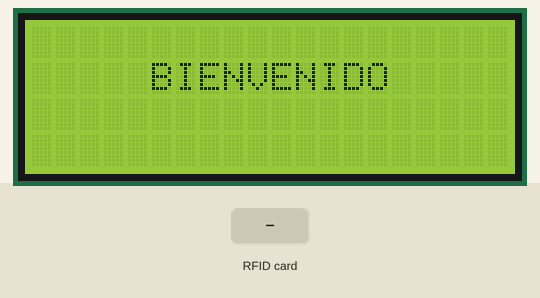
The sketch below on a simulated Arduino Uno, built with avr-gcc and run on an emulated ATmega328P. Shown: 20×4 character LCD. Inputs (shaded band) come from the test bench. The local clock reads 2024-03-15 10:24:30 at power-on unless the sketch sets it; what the sketch prints to the serial monitor is not drawn.

Above: at 0.2 s.
At 3.3 s:
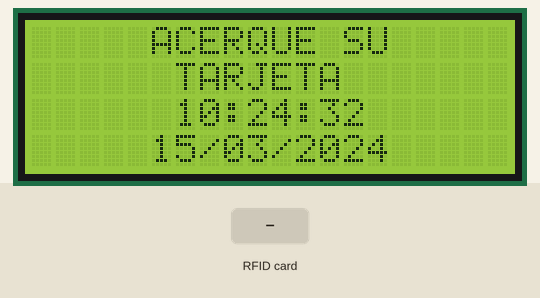
3.4 s: RFID card 5E 7A 19 C4 held to the reader
At 4.2 s:
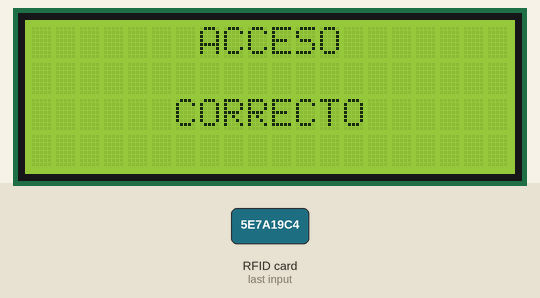
Timing chart, 0 to 6.4 s (numbered marks = the images above; inputs shaded):
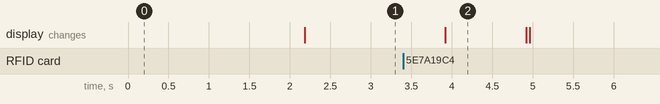

The sketch:

CIRCUITO_COMPLETO.ino
```cpp
#include <Wire.h>
#include <SPI.h>
#include <Adafruit_PN532.h>//Librería utilizada para NFC
#include <SPI.h>
#include <Wire.h>
#include <LiquidCrystal_I2C.h>
#include "RTClib.h"
RTC_DS1307 rtc;//Variable que asignamos al modulo RTC
LiquidCrystal_I2C lcd(0x27, 20, 4);
#define PN532_IRQ   (2)//Puerto IRQ a utilizar en arduino
#define PN532_RESET (3)//Puerto RESET a utilizar en arduino
Adafruit_PN532 nfc(PN532_IRQ, PN532_RESET);//Conexión IRQ y RESET a utiizar
String mensaje;
String Mensaje = "";
void setup(void) {
  //Serial.begin(115200);
  Serial.begin(9600);//Velocidad de conecion con puerto serie
  nfc.begin();//Inicializamos NFC
  // Configurar para leer etiquetas RFID
  nfc.setPassiveActivationRetries(0xFF);//Activa NFC modo pasivo
  nfc.SAMConfig();//Inicializa NFC
  // Serial.println("ACERQUE SU TARJETA");//Muestra en Pantalla
  lcd.init();//initializa LCD
  lcd.begin(20, 4); //Inicializa LCD 20x4
  lcd.backlight();//Enciende la luz de LCD
  lcd.clear(); //Limpia el contenido de la LCD
  lcd.setCursor(5, 1);//Se configura cursor en LCD
  lcd.print("BIENVENIDO");
  delay(2000);//Tiempo de visualizacion
  lcd.clear();//Limpia el contenido de la LCD

  if (! rtc.begin()) //Verifica si MODULO RTC este conectado
  {
    lcd.print("Modulo RTC Desconectado");
    while (1);
  }
  if (! rtc.isrunning()) //Verifica si MODULO RTC este funcionando
  {
    lcd.print("Modulo RTC no funcionando");

  }
 // rtc.adjust(DateTime(F(__DATE__), F(__TIME__)));// Configura la Hora y Fecha actual de la PC solo se realiza 1 vez
}
// Funcion auxiliar para mostrar el buffer = Memoria
void printArray(byte *buffer, byte tambuffer) {
  for (byte i = 0; i < tambuffer; i++) {
    Serial.print(buffer[i] < 0x10 ? " 0" : "");//Muestra en Pantalla en el ID de la Tarjeta
    Serial.print(buffer[i], HEX);//Muestra en Pantalla en HEXADECIMAL
  }
  return;
}
void formatoFecha (char Fecha[10], int Dia, int Mes, int A) { //Funcion FormatoHora con Variables a utilizar
  sprintf(Fecha, "%02d/%02d/%02d", A, Mes, Dia); //Configura el Formato de fecha deseable A-M-D Ej. 2000-09-25
}
void Hora() { //Funcion Hora
  DateTime now = rtc.now(); // Se utiliza una variable now de tipo DateTime
  char _Hora[10]; // Se utiliza con una variable Hora de vector 10
  formatoHora(_Hora, now.hour(), now.minute(), now.second()); // Se llama a la fucnion formatoHora
  lcd.setCursor(6, 2);//Lleva el cursor en posicion (6,2)
  lcd.print(_Hora); //Se imprime la Hora en LCD
  // Serial.print(_Hora); //Se imprime la Hora en Ventana Serial
}
void formatoHora (char Hora[10], int hora, int minu, int seg) { //Funcion FormatoHora con Variables a utilizar
  sprintf(Hora, "%02d:%02d:%02d", hora, minu, seg); //Configura el Formato de hora deseable HH:MM:SS 23:-54:12
}
void Fecha() { //Funcion Fecha
  DateTime now = rtc.now(); // Se utiliza una variable now de tipo DateTime
  char _Fecha[10];// Se utiliza con una variable Fecha de vector 10
  formatoFecha(_Fecha, now.year(), now.month(), now.day()); // Se llama a la funcion formatoFecha
  lcd.setCursor(5, 3);
  lcd.print(_Fecha); //Se imprime la Fecha en LCD

}
void lecturaNFC() {

  return;
}

void loop(void) {
  DateTime now = rtc.now();//Variable para Tiempo
  lcd.clear();
  lcd.setCursor(5, 0);
  lcd.print("ACERQUE SU");
  lcd.setCursor(6, 1);
  lcd.print("TARJETA");
  Hora();//Llama a la Funcion Hora
  Fecha();//Llama a la Funcion Fecha
  boolean lectura;//Variable tipo Boolena
  uint8_t id[] = { 0, 0, 0, 0, 0, 0, 0 };//Variable tipo uint8 de vector de 8
  uint8_t idtamano;//Variable tipo uint8
  lectura = nfc.readPassiveTargetID(PN532_MIFARE_ISO14443A, &id[0], &idtamano);//Realiza la lectura de la tarjeta NFC
  if (lectura) {//Condicion para verificar si hay tarjeta en el lector NFC
    printArray(id, idtamano);//Imprime el ID de la tarjeta NFC
    Serial.println("");//Lo muesta en modo serial
    delay(500);
    recibido();//Llama la funcion recbido (recepcion de aplicacion )
  }
  else {
    Serial.println("Tarjeta no encontrada");//Imprime el comentario en caso de no existir una tarjeta en el lector NFC
  }
  //MlecturaNFC();//Llama a la Funcion LecturaNFC
  //  return;
}


void recibido() {
  int caracteres = 0; //Cantidad de caracters
  while (Serial.available() > 0) { //Ciclo que se ejecutará mientras halla caracteres que se puedan leer en el puerto Serie
    //En la comunicación serial se envían los mensajes caracter a caracter, por lo que tenemos que leerlos 1 a 1
    //Serial.available() indica la canidad de caracteres disponibles. //Este while no se romperá hasta que se halla leido todo.
    Mensaje = Mensaje + Decimal_to_ASCII(Serial.read()); //Se lee el caracter de entrada, se transforma desde ASCII
    //Se acumulan los caracteres en la variable mensaje
  }
  caracteres = Mensaje.length(); //Se lee la cantidad de //caracteres del mensaje que viene desde Java
  if (caracteres > 20) { //Si hay mas de 20 caracteres...
    if (Mensaje != "") { //Si la variable mensaje NO está vacia...
      lcd.clear(); //Se limpia el LCD
      lcd.setCursor(7, 0);
      lcd.print("ACCESO");
      lcd.setCursor(6, 2);
      lcd.print("CORRECTO");
      delay(1000);
      lcd.clear();
      lcd.setCursor(5, 0);
      lcd.print("BIENVENID@");
      lcd.setCursor(0, 2);
      lcd.print(Mensaje.substring(0, 20)); //Se imprime los //primeros 20 caracteres en el renglón 1
      lcd.setCursor(0, 3); //Se salta al rengón 2
      lcd.print(Mensaje.substring(20, caracteres)); //Se //imprime los caracteres que hallan sobrado del primer renglón
      delay(2000); //Se espera 2 segundo
    }
  }

  else
  { //Si la cantidad de caracteres no es mayor a 20...
    if (Mensaje != "") {
      lcd.clear();
      lcd.setCursor(7, 0);
      lcd.print("ACCESO");
      lcd.setCursor(6, 2);
      lcd.print("CORRECTO");
      delay(1000);
      lcd.clear();
      lcd.setCursor(5, 0);//Se configura cursor en LCD
      lcd.print("BIENVENID@");
      lcd.setCursor(0, 2);
      lcd.print(Mensaje); //Se imprime todo en el primer renglón
      delay(2000); //Se espera 2 segundo
    }
    else{//Si no se tiene nada en la comunicacion serial
      lcd.clear(); //Se limpia el LCD
      lcd.setCursor(7, 0);
      lcd.print("ACCESO");
      lcd.setCursor(6, 2);
      lcd.print("CORRECTO");
      delay(1000);
      lcd.clear();
    }
  }

  Mensaje = ""; //Se limpia la variable mensaje. Esto evitará que //se imprima algo en el LCD si no se ha enviado algún mensaje.
}

char Decimal_to_ASCII(int entrada) {//Convierte los caracteres ASCII
  char salida = ' ';
  switch (entrada) {
    case 65:
      salida = 'A';
      break;
    case 66:
      salida = 'B';
      break;
    case 67:
      salida = 'C';
      break;
    case 68:
      salida = 'D';
      break;
    case 69:
      salida = 'E';
      break;
    case 70:
      salida = 'F';
      break;
    case 71:
      salida = 'G';
      break;
    case 72:
      salida = 'H';
      break;
    case 73:
      salida = 'I';
      break;
    case 74:
      salida = 'J';
      break;
    case 75:
      salida = 'K';
      break;
    case 76:
      salida = 'L';
      break;
    case 77:
      salida = 'M';
      break;
    case 78:
      salida = 'N';
      break;
    case 79:
      salida = 'O';
      break;
    case 80:
      salida = 'P';
      break;
    case 81:
      salida = 'Q';
      break;
    case 82:
      salida = 'R';
      break;
    case 83:
      salida = 'S';
      break;
    case 84:
      salida = 'T';
      break;
    case 85:
      salida = 'U';
      break;
    case 86:
      salida = 'V';
      break;
    case 87:
      salida = 'W';
      break;
    case 88:
      salida = 'X';
      break;
    case 89:
      salida = 'Y';
      break;
    case 90:
      salida = 'Z';
      break;
    case 97:
      salida = 'a';
      break;
    case 98:
      salida = 'b';
      break;
    case 99:
      salida = 'c';
      break;
    case 100:
      salida = 'd';
      break;
    case 101:
      salida = 'e';
      break;
    case 102:
      salida = 'f';
      break;
    case 103:
      salida = 'g';
      break;
    case 104:
      salida = 'h';
      break;
    case 105:
      salida = 'i';
      break;
    case 106:
      salida = 'j';
      break;
    case 107:
      salida = 'k';
      break;
    case 108:
      salida = 'l';
      break;
    case 109:
      salida = 'm';
      break;
    case 110:
      salida = 'n';
      break;
    case 111:
      salida = 'o';
      break;
    case 112:
      salida = 'p';
      break;
    case 113:
      salida = 'q';
      break;
    case 114:
      salida = 'r';
      break;
    case 115:
      salida = 's';
      break;
    case 116:
      salida = 't';
      break;
    case 117:
      salida = 'u';
      break;
    case 118:
      salida = 'v';
      break;
    case 119:
      salida = 'w';
      break;
    case 120:
      salida = 'x';
      break;
    case 121:
      salida = 'y';
      break;
    case 122:
      salida = 'z';
      break;
  }
  return salida;
}
```

Measured:
- after the input at 3.4 s, the display: changes after 0.52 s (image 2)
- what the display in image 2 shows lasts 1.0 s, from 3.9 s to 4.9 s
